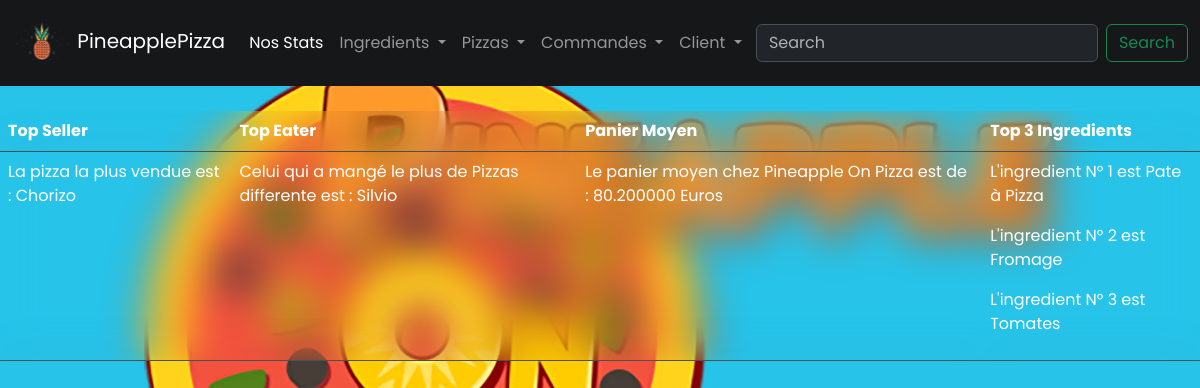
The page / on the database its author committed.
### tables this page shows
CREATE TABLE `ingredients` (
  `id` int(11) NOT NULL,
  `nom` varchar(50) DEFAULT NULL,
  `prix` decimal(10,2) DEFAULT NULL,
  `calorie` int(11) DEFAULT NULL
);

### www/classes/DB.php (called while the page is built)
<?php
class DB
{
    private static $host = 'db';
    private static $dbName = 'pizzeriadb';
    private static $user = 'pizzeriadb';
    private static $password = 'pizzeriadb';
    private static $connection = null;
    public static function getConnection() {
        if (self::$connection === null) {
            try {
                self::$connection = new PDO('mysql:host=' . self::$host . ';dbname=' . self::$dbName, self::$user, self::$password);
            } catch (PDOException $e) {
                die("Erreur de connexion à la base de données : " . $e->getMessage());
            }
        }
        return self::$connection;
    }
}

### www/classes/Pizza.php (called while the page is built, shortened)
<?php
class Pizza{
    private $nom;
    public function getNom(){
        return $this->nom;
    }
    public function setNom($value){
        $this->nom = $value;
    }
    public static function findPizzaLaPlusVendu() {
        $stmt = DB::getConnection()->query("
        SELECT pizza.nom AS nom_pizza, COUNT(pizzaCommande.id_pizza)
        FROM pizza
        JOIN pizzaCommande  ON pizza.id = pizzaCommande.id_pizza
        WHERE pizzaCommande.id_pizza = (
            SELECT id_pizza
            FROM pizzaCommande
            GROUP BY id_pizza
            ORDER BY COUNT(id_pizza) DESC
            LIMIT 1
        )
        GROUP BY pizza.id
        ");
        $row = $stmt->fetch(PDO::FETCH_ASSOC);
        if ($row) {
            $pizza = new Pizza($row['nom_pizza'], 0);
            return $pizza;
        } else {
            return null;
        }
    }
}

### www/classes/Client.php (called while the page is built, shortened)
<?php
class Client {
    private $nom;
    public function getNomClient() {
        return $this->nom;
    }
    public function setNomClient($nom) {
        $this->nom = $nom;
    }
    public static function findLeGlouton() {
        $stmt = DB::getConnection()->query("
            SELECT client.nom AS nom_client, COUNT(pizzaCommande.id_pizza) as total
            FROM client
            JOIN commande  ON client.id_client = commande.id_client
            JOIN pizzaCommande  ON commande.id = pizzaCommande.id_commande
            GROUP BY client.id_client
            ORDER BY total DESC
            LIMIT 1
        ");
        $row = $stmt->fetch(PDO::FETCH_ASSOC);
        if ($row) {
            $client = new Client($row['nom_client']);
            return $client;
        } else {
            return null;
        }
    }
}
?>

### www/classes/Commande.php (called while the page is built, shortened)
<?php
class Commande{
    public static function calculPanierMoyen() {
        $stmt = DB::getConnection()->query("
            SELECT AVG(prixTotal) AS panierMoyen
            FROM (
                SELECT SUM(pizza.prix * pizzaCommande.nombre) AS prixTotal
                FROM commande
                JOIN pizzaCommande ON commande.id = pizzaCommande.id_commande
                JOIN pizza ON pizzaCommande.id_pizza = pizza.id
                GROUP BY commande.id
            ) AS subquery
        ");
        $row = $stmt->fetch(PDO::FETCH_ASSOC);
        if ($row) {
            return $row['panierMoyen'];
        } else {
            return 0;
        }
    }
}

### www/classes/Ingredient.php (called while the page is built, shortened)
<?php
class Ingredient{
    private $nom;
    public function getNom(){
        return $this->nom;
    }
    public function setNom($value){
        $this->nom = $value;
    }
    public static function topTroisIngredient() {
        $stmt = DB::getConnection()->query("
            SELECT id AS id_ingredient, nom AS nom_ingredient, SUM(ingredientPizza.quantite) AS total_utilisation
            FROM ingredients
            JOIN ingredientPizza ON ingredients.id = ingredientPizza.id_ingredient
            GROUP BY ingredients.id
            ORDER BY total_utilisation DESC
            LIMIT 3
        ");
        $ingredients = [];
        while ($row = $stmt->fetch(PDO::FETCH_ASSOC)) {
            $ingredient = new Ingredient($row['nom_ingredient'],0,0);
            $ingredients[] = $ingredient;
        }
        return $ingredients;
    }
}

### www/index.php (the view)
<?php include("includes/top.php");?>
<div id="divtable">
    <table id="idtable" class="table table-dark bg-transparent">
      <thead>
        <tr>
          <th class="bg-transparent scope="col">Top Seller</th>
          <th class="bg-transparent scope="col">Top Eater</th>
          <th class="bg-transparent scope="col">Panier Moyen</th>
          <th class="bg-transparent">Top 3 Ingredients</th>
        </tr>
      </thead>
      <tbody>
        <tr>
          <td class="bg-transparent">
            <?php
            $PizzaLaPlusVendu = Pizza::findPizzaLaPlusVendu();
            if (!is_null($PizzaLaPlusVendu)) {
                echo "<p>La pizza la plus vendue est : " . $PizzaLaPlusVendu->getNom() . "</p>";
            } else {
                echo "<p>Aucune pizza n'a été vendue pour le moment.</p>";
            }
            ?>
        </td>
          <td class="bg-transparent">
            <?php
            $leGlouton = Client::findLeGlouton();
            if(!is_null($leGlouton)){
                echo"<p>Celui qui a mangé le plus de Pizzas differente est : ". $leGlouton->getNomClient(). "</p>";
            }else{
                echo"<p>Aucun client n'a été trouvé pour le moment</p>";
            }
            ?>
          </td>
          <td class="bg-transparent">
            <?php
            $panierMoyen = Commande::calculPanierMoyen();
            if(!is_null($panierMoyen)){
                echo"<p>Le panier moyen chez Pineapple On Pizza est de : ". $panierMoyen ." Euros</p>";
            }else{
                echo"<p>Pas assez de données</p>";
            }
            ?>
          </td>
          <td class="bg-transparent">
          <?php
            $topTroisIngredients = Ingredient::topTroisIngredient();
            if(!is_null($topTroisIngredients)){
                $i = 0;
                foreach($topTroisIngredients as $ingredient){
                    $i += 1;
                    echo"<p> L'ingredient N° ".$i." est ".$ingredient->getNom()."</p>";
                }
            }else{
                echo('<p>Pas assez de données </p>');
            }
            ?>
          </td>
        </tr>
      </tbody>
    </table>
</div>
<?php include("includes/bottom.php");?>

### www/style.css (style rules this page uses)
* { margin: 0; padding: 0; box-sizing: border-box; font-family: 'Poppins', sans-serif; }
body { background-color: lightgrey; background-image: url(pineapple.webp); background-size: cover; background-repeat: no-repeat; }
#divtable { color: black; margin-top: 25px; backdrop-filter: blur(20px); }
.bg-transparent { backdrop-filter: blur(20px); }

### rows shown on the page
ingredients: nom "Pate à Pizza"
ingredients: nom "Fromage"
ingredients: nom "Tomates"

### other values the page prints
$PizzaLaPlusVendu->getNom() "Chorizo"
$leGlouton->getNomClient() "Silvio"
$panierMoyen "80.200000"
